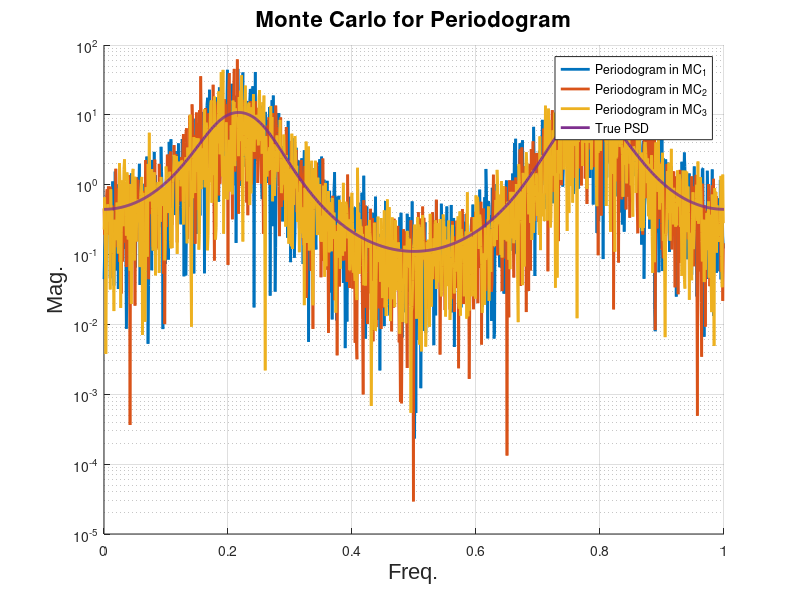

Reproduce this figure in MATLAB. (Note: a time limit stopped this script after it produced the figure.)
clear, clc;

load('MSA_HW1_Problem_7.mat'); % load V
[R, L] = size(V);
N = L/2;


%%%%%%%%%%%%%%%%%%%%%%%%%%%%%%% Calculate X %%%%%%%%%%%%%%%%%%%%%%%%%%%%%%%
X = nan(R, L); % x(-L/2:L/2-1)

% x(n) = 0.5 x(n-1) - x(n-2) + 0.25 x(n-3) - 0.25 x(n-4) + v(n)
for i = 1 : L
    res = V(:,i) ;
    if(i > 1) res = res + 0.5*X(:,i-1); end
    if(i > 2) res = res - X(:,i-2); end
    if(i > 3) res = res + 0.25*X(:,i-3); end
    if(i > 4) res = res - 0.25*X(:,i-4); end
    X(:,i) = res;
end



%%%%%%%%%%%%%%%%%%%%%%%%%%%%%%%  Problem 1  %%%%%%%%%%%%%%%%%%%%%%%%%%%%%%%
f_grid = 0:0.001:1;
PSD_true = @(f) (1 ./ [3/2-3/2*cos(2*pi*f)+cos(4*pi*f)] ./ [5/4+cos(4*pi*f)] );

PSD_per = nan(R,N);
for r = 1 : R
    for k = 0 : N-1
        PSD_per(r,k+1) = abs(sum( X(r,[L/2:L/2+N-1]) .* exp(-j*2*pi*k/N*[0:N-1]) ))^2 / N;
    end
end

figure;
hold on;
h1 = plot([0:N-1]/N, PSD_per(1,:), 'linewidth', 2);
h2 = plot([0:N-1]/N, PSD_per(2,:), 'linewidth', 2);
h3 = plot([0:N-1]/N, PSD_per(3,:), 'linewidth', 2);
h4 = plot(f_grid, PSD_true(f_grid), 'linewidth', 2);
set(gca, 'YScale', 'log')
xlabel('Freq.', 'FontSize', 16, 'FontName', 'Arial');
ylabel('Mag.', 'FontSize', 16, 'FontName', 'Arial');
legend([h1 h2 h3 h4], {'Periodogram in MC_1','Periodogram in MC_2','Periodogram in MC_3', 'True PSD'})
title('Monte Carlo for Periodogram', 'FontSize', 16)
grid on;
saveas(gcf, 'gen_fig/HW1_7a.jpg')

%%%%%%%%%%%%%%%%%%%%%%%%%%%%%%%  Problem 2  %%%%%%%%%%%%%%%%%%%%%%%%%%%%%%%
PSD_per_avg = mean(PSD_per,1);
W_B = @(f) diric(2*pi*f,N).^2*N;

PSD_per_true = nan(1,length(f_grid));
for i_f = 1 : length(f_grid)
    f = f_grid(i_f);
    PSD_true_conv_W_B = @(mu) (PSD_true(f-mu).*W_B(mu));
    PSD_per_true(i_f) = integral(PSD_true_conv_W_B,-0.5,0.5);
end 

figure;
hold on;
h3 = plot([0:N-1]/N, PSD_per_avg, 'linewidth', 2);
h1 = plot(f_grid, PSD_true(f_grid), 'linewidth', 2);
h2 = plot(f_grid, PSD_per_true, 'linewidth', 2);
set(gca, 'YScale', 'log')
xlabel('Freq.', 'FontSize', 16, 'FontName', 'Arial');
ylabel('Mag.', 'FontSize', 16, 'FontName', 'Arial');
legend([h1 h2 h3], {'True PSD','True mean periodogram','Estimated mean periodogram'})
title('Estimated Periodogram', 'FontSize', 16)
grid on;
saveas(gcf, 'gen_fig/HW1_7b.jpg')

%%%%%%%%%%%%%%%%%%%%%%%%%%%%%%%  Problem 3  %%%%%%%%%%%%%%%%%%%%%%%%%%%%%%%
PSD_square = PSD_true(f_grid).^2;
MC_Var = sum((PSD_per-PSD_per_avg).^2,1)/(R-1);

figure;
hold on;
h2 = plot([0:N-1]/N, MC_Var, 'linewidth', 2);
h1 = plot(f_grid, PSD_square, 'linewidth', 2);
set(gca, 'YScale', 'log')
xlabel('Freq.', 'FontSize', 16, 'FontName', 'Arial');
ylabel('Mag.', 'FontSize', 16, 'FontName', 'Arial');
legend([h1 h2], {'PSD square','Estimated periodogram var.'})
title('Estimated Periodogram', 'FontSize', 16)
grid on;
saveas(gcf, 'gen_fig/HW1_7c.jpg')

%%%%%%%%%%%%%%%%%%%%%%%%%%%%%%%  Problem 4  %%%%%%%%%%%%%%%%%%%%%%%%%%%%%%%
w_a = @(k) (1-abs(k)/N);
E_w = sum(w_a([-N+1:N-1]).^2);

r_x_hat = nan(R,2*N-1);
for r = 1 : R
    for k = -N+1 : 0
        r_x_hat(r,k+N) = mean(X(r,1:N).*conj(X(r,1-k:N-k)));
    end
    for k = 1 : N-1
        r_x_hat(r,k+N) = mean(X(r,L-N+1:L).*conj(X(r,L-N+1-k:L-k)));
    end
end

PSD_PS_true = PSD_true(f_grid).^2*E_w/N;

PSD_PS = nan(R,length(f_grid));
for r = 1 : R
    for i_f = 1 : length(f_grid)
        clc;
        fprintf("Calculating Freq. Grid = %4d/%d Under MC = %d/%d\n",i_f,length(f_grid),r,R)
        f = f_grid(i_f);
        sum_val = 0;
        for k = -N+1 : N-1
            sum_val = sum_val + r_x_hat(r,k+N) .* w_a(k) .* exp(-j*2*pi*f*k);
        end
        PSD_PS(r,i_f) = sum_val;
    end
end

PSD_PS = abs(PSD_PS);
PSD_PS_avg = mean(PSD_PS,1);
PS_Var = sum((PSD_PS-PSD_PS_avg).^2,1)/(R-1);

figure;
hold on;
h1 = plot(f_grid, PSD_PS_true, 'linewidth', 2);
h2 = plot(f_grid, PS_Var, 'linewidth', 2);
set(gca, 'YScale', 'log')
xlabel('Freq.', 'FontSize', 16, 'FontName', 'Arial');
ylabel('Mag.', 'FontSize', 16, 'FontName', 'Arial');
legend([h1 h2], {'True PS var.','Estimated PS var.'})
title('Variance of Periodogram Smoothing', 'FontSize', 16)
grid on;
saveas(gcf, 'gen_fig/HW1_7d.jpg')

%%%%%%%%%%%%%%%%%%%%%%%%%%%%%%%  Problem 5  %%%%%%%%%%%%%%%%%%%%%%%%%%%%%%%
K = 20;
seg_len = N/K;
PSD_square = PSD_true(f_grid).^2/K;
PSD_PA = nan(R,seg_len);
window = seg_len/2-abs([0:seg_len-1]-seg_len/2); window = window * sqrt(seg_len/sum(window.^2)); % Normalize window power to one
% window = ones(1,seg_len); window = window * sqrt(seg_len/sum(window.^2));
for r = 1 : R
    PSD_per = zeros(1,seg_len);
    for k = 1 : K
        idx_range = (k-1)*seg_len+L/2:k*seg_len+L/2-1;
        for l = 0 : seg_len-1 % f : [0,seg_len-1]/seg_len
            PSD_per(1,l+1) = PSD_per(1,l+1) + ...
                abs(sum( X(r,idx_range) .* window .* exp(-j*2*pi*l/seg_len*[0:seg_len-1]) ))^2 / seg_len;
        end
    end
    PSD_PA(r,:) = PSD_per / K;
end
PSD_PA_avg = mean(PSD_PA,1);
MC_Var = sum((PSD_PA-PSD_PA_avg).^2,1)/(R-1);

figure;
hold on;
h2 = plot([0:seg_len-1]/seg_len, MC_Var, 'linewidth', 2);
h1 = plot(f_grid, PSD_square, 'linewidth', 2);
set(gca, 'YScale', 'log')
xlabel('Freq.', 'FontSize', 16, 'FontName', 'Arial');
ylabel('Mag.', 'FontSize', 16, 'FontName', 'Arial');
legend([h1 h2], {'True PA var.','Estimated PA var.'})
title('Variance of Periodogram Averaging', 'FontSize', 16)
grid on;
saveas(gcf, 'gen_fig/HW1_7e.jpg')
